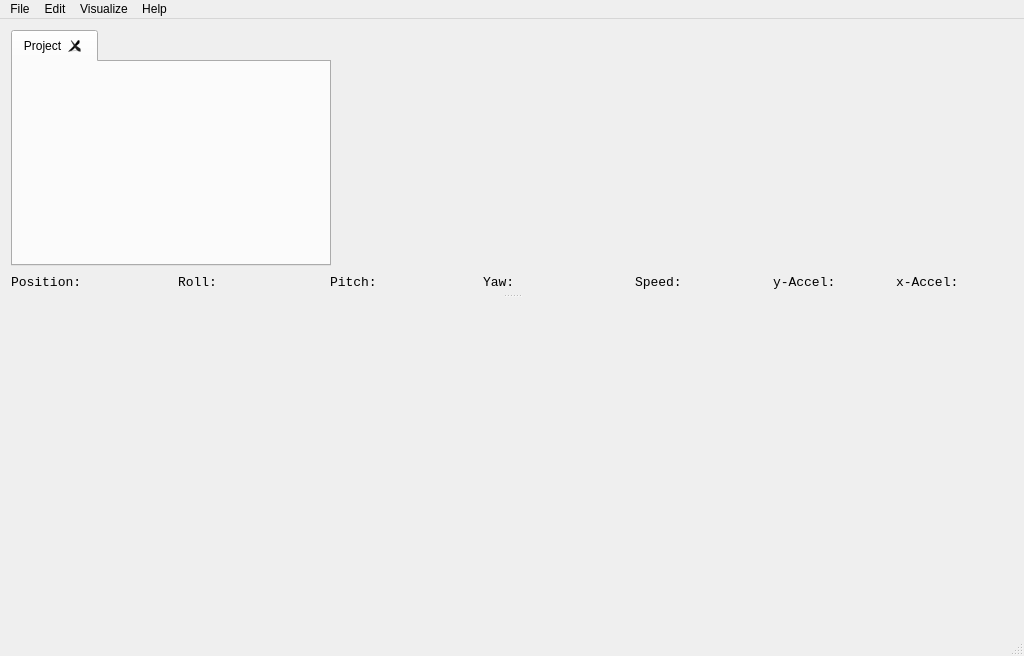
<?xml version="1.0" encoding="UTF-8"?>
<ui version="4.0">
 <class>MainWindow</class>
 <widget class="QMainWindow" name="MainWindow">
  <property name="windowModality">
   <enum>Qt::WindowModality::NonModal</enum>
  </property>
  <property name="geometry">
   <rect>
    <x>0</x>
    <y>0</y>
    <width>1024</width>
    <height>656</height>
   </rect>
  </property>
  <property name="minimumSize">
   <size>
    <width>0</width>
    <height>0</height>
   </size>
  </property>
  <property name="windowTitle">
   <string>Hard to find a Name</string>
  </property>
  <property name="windowIcon">
   <iconset>
    <normaloff>fvd.ico</normaloff>fvd.ico</iconset>
  </property>
  <widget class="QWidget" name="centralWidget">
   <property name="sizePolicy">
    <sizepolicy hsizetype="Expanding" vsizetype="Expanding">
     <horstretch>0</horstretch>
     <verstretch>0</verstretch>
    </sizepolicy>
   </property>
   <property name="autoFillBackground">
    <bool>false</bool>
   </property>
   <layout class="QVBoxLayout" name="verticalLayout">
    <item>
     <widget class="QSplitter" name="vertSplitter">
      <property name="orientation">
       <enum>Qt::Orientation::Vertical</enum>
      </property>
      <widget class="QFrame" name="mainFrame">
       <property name="frameShape">
        <enum>QFrame::Shape::NoFrame</enum>
       </property>
       <property name="frameShadow">
        <enum>QFrame::Shadow::Raised</enum>
       </property>
       <layout class="QVBoxLayout" name="verticalLayout_2">
        <property name="leftMargin">
         <number>0</number>
        </property>
        <property name="topMargin">
         <number>0</number>
        </property>
        <property name="rightMargin">
         <number>0</number>
        </property>
        <property name="bottomMargin">
         <number>0</number>
        </property>
        <item>
         <widget class="QSplitter" name="splitter">
          <property name="sizePolicy">
           <sizepolicy hsizetype="Expanding" vsizetype="Expanding">
            <horstretch>0</horstretch>
            <verstretch>0</verstretch>
           </sizepolicy>
          </property>
          <property name="lineWidth">
           <number>5</number>
          </property>
          <property name="orientation">
           <enum>Qt::Orientation::Horizontal</enum>
          </property>
          <property name="opaqueResize">
           <bool>true</bool>
          </property>
          <property name="handleWidth">
           <number>4</number>
          </property>
          <widget class="QFrame" name="tabFrame">
           <property name="sizePolicy">
            <sizepolicy hsizetype="Minimum" vsizetype="Minimum">
             <horstretch>0</horstretch>
             <verstretch>0</verstretch>
            </sizepolicy>
           </property>
           <property name="maximumSize">
            <size>
             <width>320</width>
             <height>16777215</height>
            </size>
           </property>
           <property name="frameShape">
            <enum>QFrame::Shape::NoFrame</enum>
           </property>
           <property name="frameShadow">
            <enum>QFrame::Shadow::Raised</enum>
           </property>
           <layout class="QGridLayout" name="gridLayout">
            <property name="leftMargin">
             <number>0</number>
            </property>
            <property name="topMargin">
             <number>0</number>
            </property>
            <property name="rightMargin">
             <number>0</number>
            </property>
            <property name="bottomMargin">
             <number>0</number>
            </property>
            <item row="0" column="0">
             <widget class="QTabWidget" name="tabChooser">
              <property name="minimumSize">
               <size>
                <width>320</width>
                <height>0</height>
               </size>
              </property>
              <property name="maximumSize">
               <size>
                <width>320</width>
                <height>16777214</height>
               </size>
              </property>
              <property name="tabPosition">
               <enum>QTabWidget::TabPosition::North</enum>
              </property>
              <property name="currentIndex">
               <number>0</number>
              </property>
              <property name="documentMode">
               <bool>false</bool>
              </property>
              <property name="tabsClosable">
               <bool>true</bool>
              </property>
              <property name="movable">
               <bool>false</bool>
              </property>
              <widget class="projectWidget" name="projectTab">
               <attribute name="title">
                <string>Project</string>
               </attribute>
              </widget>
             </widget>
            </item>
           </layout>
          </widget>
         </widget>
        </item>
        <item>
         <widget class="QFrame" name="infoFrame">
          <property name="minimumSize">
           <size>
            <width>0</width>
            <height>22</height>
           </size>
          </property>
          <property name="maximumSize">
           <size>
            <width>16777215</width>
            <height>22</height>
           </size>
          </property>
          <property name="frameShape">
           <enum>QFrame::Shape::NoFrame</enum>
          </property>
          <property name="frameShadow">
           <enum>QFrame::Shadow::Raised</enum>
          </property>
          <layout class="QHBoxLayout" name="horizontalLayout">
           <property name="leftMargin">
            <number>0</number>
           </property>
           <property name="topMargin">
            <number>0</number>
           </property>
           <property name="rightMargin">
            <number>0</number>
           </property>
           <property name="bottomMargin">
            <number>0</number>
           </property>
           <item>
            <widget class="QLabel" name="infoPosLabel">
             <property name="sizePolicy">
              <sizepolicy hsizetype="Minimum" vsizetype="Preferred">
               <horstretch>110</horstretch>
               <verstretch>0</verstretch>
              </sizepolicy>
             </property>
             <property name="maximumSize">
              <size>
               <width>16777215</width>
               <height>15</height>
              </size>
             </property>
             <property name="font">
              <font>
               <family>Monospace</family>
               <pointsize>10</pointsize>
              </font>
             </property>
             <property name="contextMenuPolicy">
              <enum>Qt::ContextMenuPolicy::NoContextMenu</enum>
             </property>
             <property name="autoFillBackground">
              <bool>false</bool>
             </property>
             <property name="lineWidth">
              <number>0</number>
             </property>
             <property name="text">
              <string>Position:</string>
             </property>
             <property name="textInteractionFlags">
              <set>Qt::TextInteractionFlag::NoTextInteraction</set>
             </property>
            </widget>
           </item>
           <item>
            <widget class="QLabel" name="infoRollLabel">
             <property name="sizePolicy">
              <sizepolicy hsizetype="Minimum" vsizetype="Preferred">
               <horstretch>100</horstretch>
               <verstretch>0</verstretch>
              </sizepolicy>
             </property>
             <property name="maximumSize">
              <size>
               <width>16777215</width>
               <height>15</height>
              </size>
             </property>
             <property name="font">
              <font>
               <family>Monospace</family>
               <pointsize>10</pointsize>
              </font>
             </property>
             <property name="text">
              <string>Roll:</string>
             </property>
            </widget>
           </item>
           <item>
            <widget class="QLabel" name="infoPitchLabel">
             <property name="sizePolicy">
              <sizepolicy hsizetype="Minimum" vsizetype="Preferred">
               <horstretch>100</horstretch>
               <verstretch>0</verstretch>
              </sizepolicy>
             </property>
             <property name="maximumSize">
              <size>
               <width>16777215</width>
               <height>15</height>
              </size>
             </property>
             <property name="font">
              <font>
               <family>Monospace</family>
               <pointsize>10</pointsize>
              </font>
             </property>
             <property name="text">
              <string>Pitch:</string>
             </property>
            </widget>
           </item>
           <item>
            <widget class="QLabel" name="infoDirLabel">
             <property name="sizePolicy">
              <sizepolicy hsizetype="Minimum" vsizetype="Preferred">
               <horstretch>100</horstretch>
               <verstretch>0</verstretch>
              </sizepolicy>
             </property>
             <property name="minimumSize">
              <size>
               <width>0</width>
               <height>0</height>
              </size>
             </property>
             <property name="maximumSize">
              <size>
               <width>16777215</width>
               <height>15</height>
              </size>
             </property>
             <property name="font">
              <font>
               <family>Monospace</family>
               <pointsize>10</pointsize>
              </font>
             </property>
             <property name="text">
              <string>Yaw:</string>
             </property>
            </widget>
           </item>
           <item>
            <widget class="QLabel" name="infoSpeedLabel">
             <property name="sizePolicy">
              <sizepolicy hsizetype="Minimum" vsizetype="Preferred">
               <horstretch>90</horstretch>
               <verstretch>0</verstretch>
              </sizepolicy>
             </property>
             <property name="maximumSize">
              <size>
               <width>16777215</width>
               <height>15</height>
              </size>
             </property>
             <property name="font">
              <font>
               <family>Monospace</family>
               <pointsize>10</pointsize>
              </font>
             </property>
             <property name="text">
              <string>Speed:</string>
             </property>
            </widget>
           </item>
           <item>
            <widget class="QLabel" name="infoNormalLabel">
             <property name="sizePolicy">
              <sizepolicy hsizetype="Minimum" vsizetype="Preferred">
               <horstretch>80</horstretch>
               <verstretch>0</verstretch>
              </sizepolicy>
             </property>
             <property name="maximumSize">
              <size>
               <width>16777215</width>
               <height>15</height>
              </size>
             </property>
             <property name="font">
              <font>
               <family>Monospace</family>
               <pointsize>10</pointsize>
              </font>
             </property>
             <property name="text">
              <string>y-Accel:</string>
             </property>
            </widget>
           </item>
           <item>
            <widget class="QLabel" name="infoLateralLabel">
             <property name="sizePolicy">
              <sizepolicy hsizetype="Minimum" vsizetype="Preferred">
               <horstretch>80</horstretch>
               <verstretch>0</verstretch>
              </sizepolicy>
             </property>
             <property name="maximumSize">
              <size>
               <width>16777215</width>
               <height>15</height>
              </size>
             </property>
             <property name="font">
              <font>
               <family>Monospace</family>
               <pointsize>10</pointsize>
              </font>
             </property>
             <property name="text">
              <string>x-Accel:</string>
             </property>
            </widget>
           </item>
          </layout>
         </widget>
        </item>
       </layout>
      </widget>
      <widget class="graphWidget" name="customPlot" native="true">
       <property name="sizePolicy">
        <sizepolicy hsizetype="Expanding" vsizetype="MinimumExpanding">
         <horstretch>0</horstretch>
         <verstretch>0</verstretch>
        </sizepolicy>
       </property>
       <property name="minimumSize">
        <size>
         <width>0</width>
         <height>310</height>
        </size>
       </property>
       <property name="maximumSize">
        <size>
         <width>16777215</width>
         <height>325</height>
        </size>
       </property>
       <property name="baseSize">
        <size>
         <width>0</width>
         <height>0</height>
        </size>
       </property>
       <property name="cursor">
        <cursorShape>ArrowCursor</cursorShape>
       </property>
       <property name="mouseTracking">
        <bool>true</bool>
       </property>
       <property name="autoFillBackground">
        <bool>false</bool>
       </property>
      </widget>
     </widget>
    </item>
   </layout>
  </widget>
  <widget class="QMenuBar" name="menuBar">
   <property name="geometry">
    <rect>
     <x>0</x>
     <y>0</y>
     <width>1024</width>
     <height>22</height>
    </rect>
   </property>
   <widget class="QMenu" name="menuFile">
    <property name="title">
     <string>File</string>
    </property>
    <addaction name="actionNew"/>
    <addaction name="actionLoad"/>
    <addaction name="actionSave"/>
    <addaction name="actionSave_As"/>
    <addaction name="separator"/>
    <addaction name="actionExport"/>
    <addaction name="actionExportAs"/>
    <addaction name="separator"/>
    <addaction name="actionQuit"/>
   </widget>
   <widget class="QMenu" name="menuView">
    <property name="title">
     <string>Visualize</string>
    </property>
    <addaction name="actionUseShader0"/>
    <addaction name="actionUseShader1"/>
    <addaction name="actionUseShader2"/>
    <addaction name="actionUseShader3"/>
    <addaction name="actionUseShader4"/>
    <addaction name="actionUseShader5"/>
   </widget>
   <widget class="QMenu" name="menuEdit">
    <property name="title">
     <string>Edit</string>
    </property>
    <addaction name="actionUndo"/>
    <addaction name="actionRedo"/>
    <addaction name="separator"/>
    <addaction name="actionOptions"/>
   </widget>
   <widget class="QMenu" name="menuHelp">
    <property name="title">
     <string>Help</string>
    </property>
    <addaction name="actionConversion_Panel"/>
   </widget>
   <addaction name="menuFile"/>
   <addaction name="menuEdit"/>
   <addaction name="menuView"/>
   <addaction name="menuHelp"/>
  </widget>
  <widget class="QStatusBar" name="statusBar"/>
  <action name="actionExportAs">
   <property name="checkable">
    <bool>false</bool>
   </property>
   <property name="text">
    <string>Export As</string>
   </property>
   <property name="toolTip">
    <string>Export</string>
   </property>
   <property name="shortcut">
    <string>Ctrl+Shift+E</string>
   </property>
   <property name="visible">
    <bool>true</bool>
   </property>
   <property name="iconVisibleInMenu">
    <bool>false</bool>
   </property>
  </action>
  <action name="actionNew">
   <property name="text">
    <string>New</string>
   </property>
   <property name="shortcut">
    <string>Ctrl+N</string>
   </property>
  </action>
  <action name="actionLoad">
   <property name="text">
    <string>Load</string>
   </property>
   <property name="shortcut">
    <string>Ctrl+L</string>
   </property>
  </action>
  <action name="actionSave">
   <property name="text">
    <string>Save</string>
   </property>
   <property name="shortcut">
    <string>Ctrl+S</string>
   </property>
  </action>
  <action name="actionSave_As">
   <property name="text">
    <string>Save As</string>
   </property>
   <property name="shortcut">
    <string>Ctrl+Shift+S</string>
   </property>
  </action>
  <action name="actionQuit">
   <property name="text">
    <string>Quit</string>
   </property>
   <property name="shortcut">
    <string>Ctrl+Q</string>
   </property>
  </action>
  <action name="actionUseShader0">
   <property name="checkable">
    <bool>true</bool>
   </property>
   <property name="checked">
    <bool>true</bool>
   </property>
   <property name="text">
    <string>Nothing</string>
   </property>
   <property name="shortcut">
    <string>Ctrl+1</string>
   </property>
  </action>
  <action name="actionUseShader1">
   <property name="checkable">
    <bool>true</bool>
   </property>
   <property name="text">
    <string>Velocity</string>
   </property>
   <property name="shortcut">
    <string>Ctrl+2</string>
   </property>
  </action>
  <action name="actionUseShader2">
   <property name="checkable">
    <bool>true</bool>
   </property>
   <property name="text">
    <string>RollSpeed</string>
   </property>
   <property name="shortcut">
    <string>Ctrl+3</string>
   </property>
  </action>
  <action name="actionUseShader3">
   <property name="checkable">
    <bool>true</bool>
   </property>
   <property name="text">
    <string>Normal Force</string>
   </property>
   <property name="shortcut">
    <string>Ctrl+4</string>
   </property>
  </action>
  <action name="actionUseShader4">
   <property name="checkable">
    <bool>true</bool>
   </property>
   <property name="text">
    <string>Lateral Force</string>
   </property>
   <property name="shortcut">
    <string>Ctrl+5</string>
   </property>
  </action>
  <action name="actionUseShader5">
   <property name="checkable">
    <bool>true</bool>
   </property>
   <property name="text">
    <string>Track Flexion</string>
   </property>
   <property name="shortcut">
    <string>Ctrl+6</string>
   </property>
  </action>
  <action name="actionUndo">
   <property name="text">
    <string>Undo</string>
   </property>
   <property name="shortcut">
    <string>Ctrl+Z</string>
   </property>
  </action>
  <action name="actionRedo">
   <property name="text">
    <string>Redo</string>
   </property>
   <property name="shortcut">
    <string>Ctrl+Y</string>
   </property>
  </action>
  <action name="actionExport">
   <property name="text">
    <string>Export</string>
   </property>
   <property name="shortcut">
    <string>Ctrl+E</string>
   </property>
  </action>
  <action name="actionOptions">
   <property name="text">
    <string>Options</string>
   </property>
  </action>
  <action name="actionConversion_Panel">
   <property name="text">
    <string>Conversions</string>
   </property>
  </action>
  <action name="actionExport_Model">
   <property name="text">
    <string>Export Model</string>
   </property>
  </action>
  <action name="actionExport_Model_As">
   <property name="text">
    <string>Export Model As</string>
   </property>
  </action>
 </widget>
 <layoutdefault spacing="6" margin="11"/>
 <customwidgets>
  <customwidget>
   <class>projectWidget</class>
   <extends>QWidget</extends>
   <header>projectwidget.h</header>
   <container>1</container>
  </customwidget>
  <customwidget>
   <class>graphWidget</class>
   <extends>QWidget</extends>
   <header>graphwidget.h</header>
   <container>1</container>
  </customwidget>
 </customwidgets>
 <resources/>
 <connections/>
</ui>
